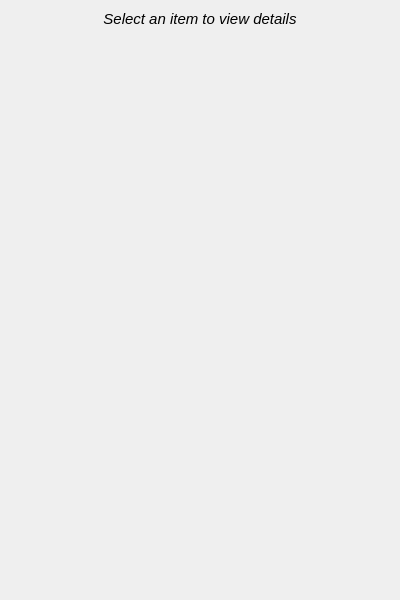
<?xml version="1.0" encoding="UTF-8"?>
<ui version="4.0">
 <class>DetailsPanel</class>
 <widget class="QWidget" name="DetailsPanel">
  <property name="geometry">
   <rect>
    <x>0</x>
    <y>0</y>
    <width>400</width>
    <height>600</height>
   </rect>
  </property>
  <property name="windowTitle">
   <string>Details Panel</string>
  </property>
  <layout class="QVBoxLayout" name="mainLayout">
   <property name="spacing">
    <number>10</number>
   </property>
   <property name="leftMargin">
    <number>10</number>
   </property>
   <property name="topMargin">
    <number>10</number>
   </property>
   <property name="rightMargin">
    <number>10</number>
   </property>
   <property name="bottomMargin">
    <number>10</number>
   </property>
   <item>
    <widget class="QLabel" name="placeholderLabel">
     <property name="text">
      <string>Select an item to view details</string>
     </property>
     <property name="alignment">
      <set>Qt::AlignCenter</set>
     </property>
     <property name="wordWrap">
      <bool>true</bool>
     </property>
     <property name="font">
      <font>
       <pointsize>11</pointsize>
       <italic>true</italic>
      </font>
     </property>
    </widget>
   </item>
   <item>
    <spacer name="verticalSpacer">
     <property name="orientation">
      <enum>Qt::Vertical</enum>
     </property>
     <property name="sizeHint" stdset="0">
      <size>
       <width>20</width>
       <height>40</height>
      </size>
     </property>
    </spacer>
   </item>
  </layout>
 </widget>
 <resources/>
 <connections/>
</ui>
